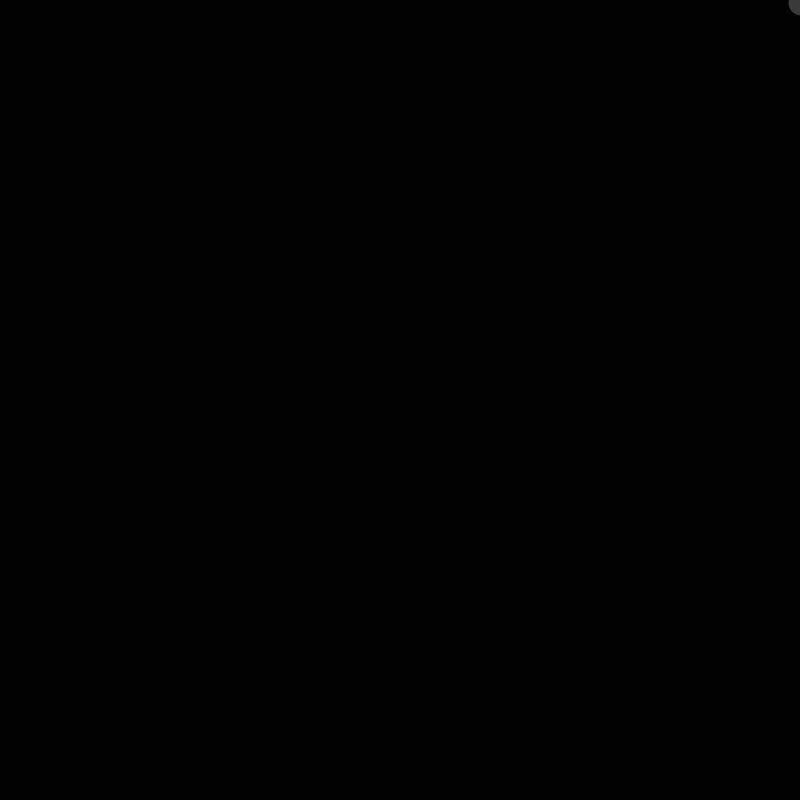
Frame 1 (no input)
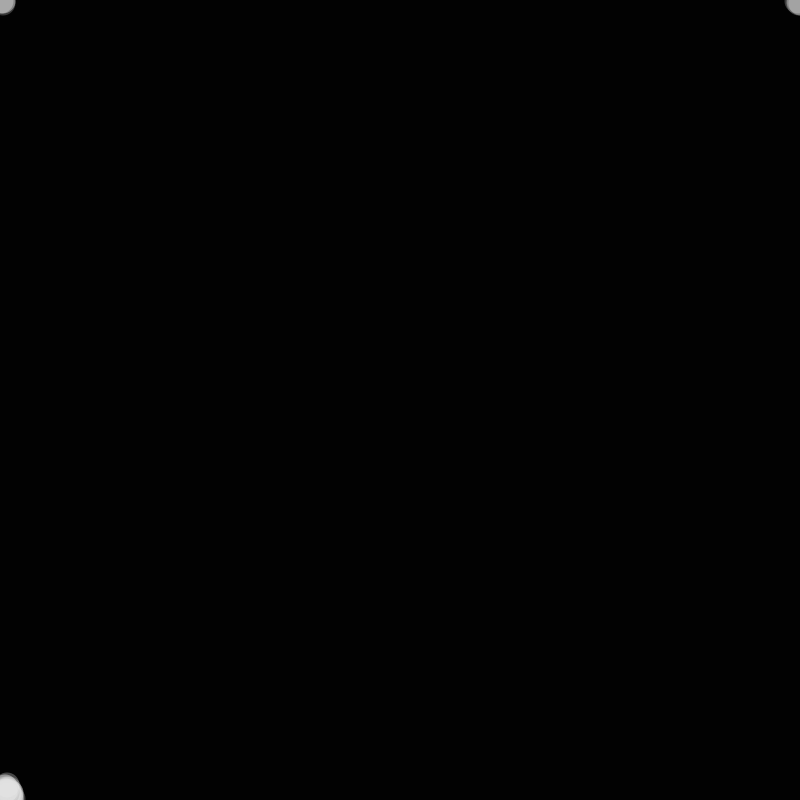
Frame 60 (the mouse pressed at the canvas centre just before this capture)
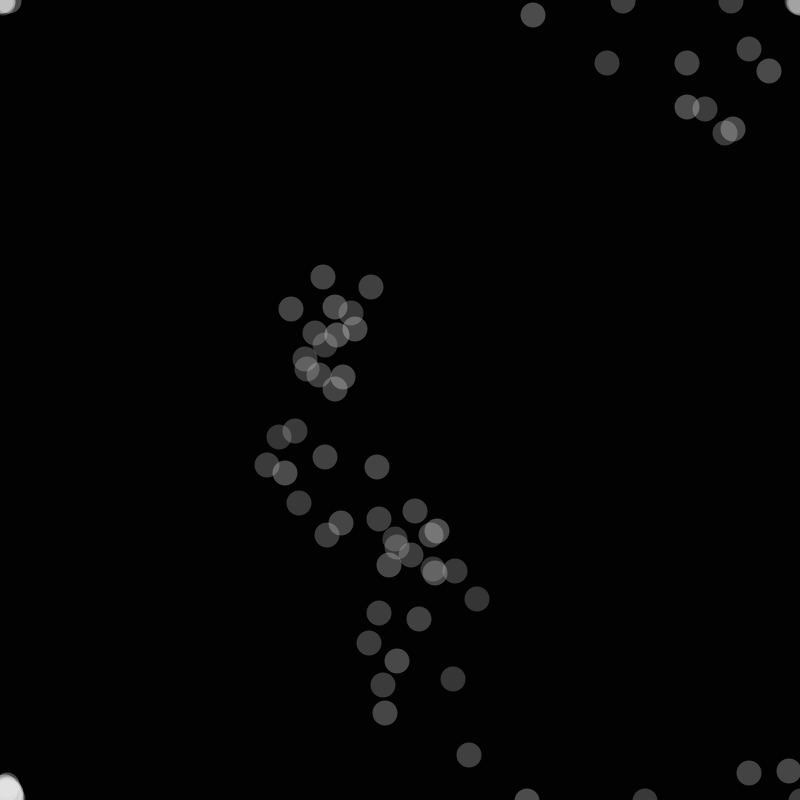
Frame 120 (the mouse held since frame 60 and released just before this capture)

The Processing sketch that drew these frames (run headless with seeded random() and noise(); from frame 60 on, the mouse is pressed at the canvas centre):

// Processing sketch: dumb_agents
// ── dumb_agents.pde
// Gigi Miller
// Processing Messing around
// DUMB AGENTS 
// From Generative Art Book 


int NORTH = 0;
int NORTHEAST = 1;
int EAST = 2;
int SOUTHEAST = 3;
int SOUTH = 4;
int SOUTHWEST = 5;
int WEST = 6;
int NORTHWEST = 7; 

int stepSize = 2;
int diameter = 25;
int x;
int y;

void setup() {
  size(800,800);
  background(2);
  noStroke();
} 

void draw() {
  for (int i=0; i<=mouseX; i++){
    int direction = (int) random(0,8); 
    
    if (direction == NORTH) {
      y -= stepSize;
    }
    else if (direction == NORTHEAST){
      x += stepSize;
      y -= stepSize;
    }
    else if (direction == EAST){
      x += stepSize;
    }
    else if (direction == SOUTHEAST){
      x += stepSize;
      y +=stepSize;
    }
    else if (direction == SOUTH){
      y += stepSize;
    }
    else if (direction == SOUTHWEST){
      x -= stepSize;
      y += stepSize;
    }
    else if (direction == WEST){
      x -= stepSize;
    }
    else if (direction == NORTHWEST){
      x -= stepSize;
      y -= stepSize;
    }
  }
  
  if (x > width) x = 0;
  if (x < 0 ) x = width;
  if (y < 0) y = height;
  if (y > height) y = 0; 
  
  //int R = (int) random(0, 100);
  //int G = (int) random (0, 100);
  int B = (int) random (175, 255);
  fill( B, 75);
  ellipse(x + stepSize/2, y + stepSize/2, diameter, diameter); 
  
}
 
